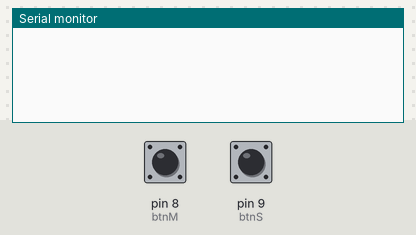
A sketch run on a simulated Arduino Uno, built with avr-gcc and run on an emulated ATmega328P. Parts: the last lines printed to the serial monitor. Inputs (shaded band) come from the test bench; at power-on: pin 8 (btnM) HIGH, pin 9 (btnS) HIGH.

Above: at 1.4 s.
1.5 s: pin 8 (btnM) pulled LOW for 1 s
At 3.2 s:
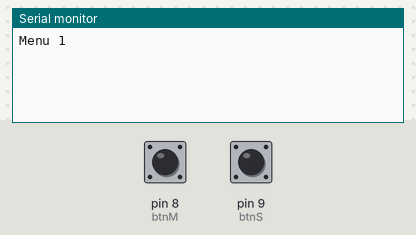
4.0 s: pin 9 (btnS) pulled LOW for 1 s
At 5.3 s:
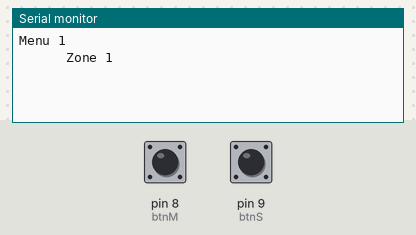
6.5 s: pin 8 (btnM) pulled LOW for 3.2 s
At 8.6 s:
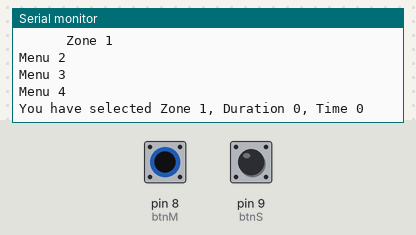
11.2 s: pin 9 (btnS) pulled LOW for 1 s
At 13.2 s:
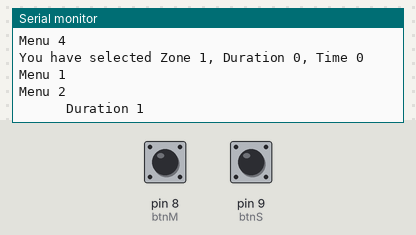
13.7 s: pin 8 (btnM) driven LOW and pin 9 (btnS) driven LOW
At 14.61 s:
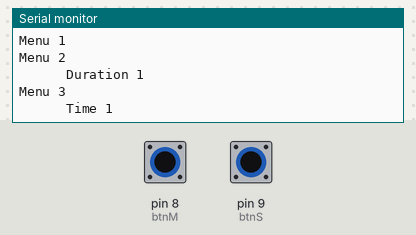
16.7 s: pin 9 (btnS) driven HIGH
At 17.5 s:
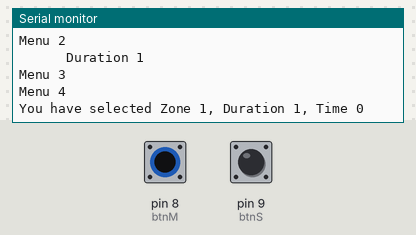
Timing chart, 0 to 19.2 s (numbered marks = the images above; inputs shaded):
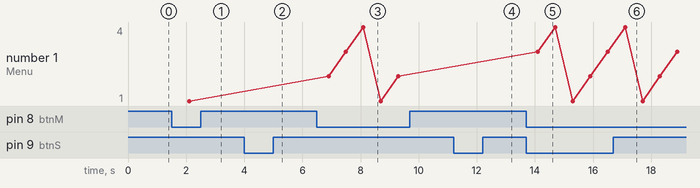

Measured:
- after the input at 1.5 s, the serial monitor: prints a new line after 0.60 s (image 1)
- after the input at 4.0 s, the serial monitor: prints a new line after 0.80 s (image 2)
- after the input at 6.5 s, the serial monitor: prints a new line after 0.40 s (image 3)
- after the input at 11.2 s, the serial monitor: prints a new line after 0.80 s (image 4)
- after the input at 13.7 s, the serial monitor: prints a new line after 0.40 s (image 5)
- after the input at 16.7 s, the serial monitor: prints a new line after 0.41 s (image 6)
- plotted number 1: 1 → 2 after the input at 6.5 s, 2 → 3 after the input at 13.7 s

The sketch:

Functions.ino
```cpp
//*************************************************************
//    This program is the pratices of Functions
//            By Siyan Zhang @ George Brown College
//                        ID 100757256
//                      Data 2012-11-2
//*************************************************************


#define btnM 8 //Button for menu selection
#define btnS 9 //button for inside selection

int menu = 0; //Button counter
int select = 0;

int zone = 0;  // Data recorder
int duration = 0;
int time = 0;

int mBtn1 = 1;  //Button state recorder
int mBtn2 = 1;
int sBtn1 = 1;
int sBtn2 = 1;

void setup()
{
  pinMode(btnM,INPUT);  //Setup pins mode and serial port
  pinMode(btnS,INPUT);
  Serial.begin(9600);
}

void loop()
{
  mBtn1 = digitalRead(btnM);  //Record the button state twice to avoid the button shaking
  delay(300);
  mBtn2 = digitalRead(btnM);
  if (mBtn1 == LOW and mBtn2 == LOW and menu < 4)  //Count the first 3 menu number
  {
    menu++;
    Serial.print("Menu ");
    Serial.println(menu);
    select = 0;
  }
  if (mBtn1 == LOW and mBtn2 == LOW and menu == 4) //Print the No.4 menu
  {
    Serial.print("You have selected Zone ");
    Serial.print(zone);
    Serial.print(", Duration ");
    Serial.print(duration);
    Serial.print(", Time ");
    Serial.println(time);
    menu = 0;
    zone = 0;
    duration = 0;
    time = 0;
  }
  sBtn1 = digitalRead(btnS);  //Record the button state twice to avoid the button shaking
  delay(300);
  sBtn2 = digitalRead(btnS);
  if (sBtn1 == LOW and sBtn2 == LOW)  //Inside options counter
  {
    select++;
    mDisplay(menu, select);
  }
}

void mDisplay(int mNO, int sNO)  //Function for display the inside options
{
  switch(mNO)
  {
  case 1:
    if (sNO<=7)
    {
      zone = sNO;
      Serial.print("      Zone ");
      Serial.println(zone);
      if (sNO = 7) {
        select = 0;
      }
    }
    break;
  case 2:
    if (sNO<=10)
    {
      duration = sNO;
      Serial.print("      Duration ");
      Serial.println(duration);
      if (sNO = 10) {
        select = 0;
      }
    }
    break;
  case 3:
    if (sNO<=12)
    {
      time = sNO;
      Serial.print("      Time ");
      Serial.println(time);
      if (sNO = 12) {
        select = 0;
      }
    }
    break;
  }
}
```
